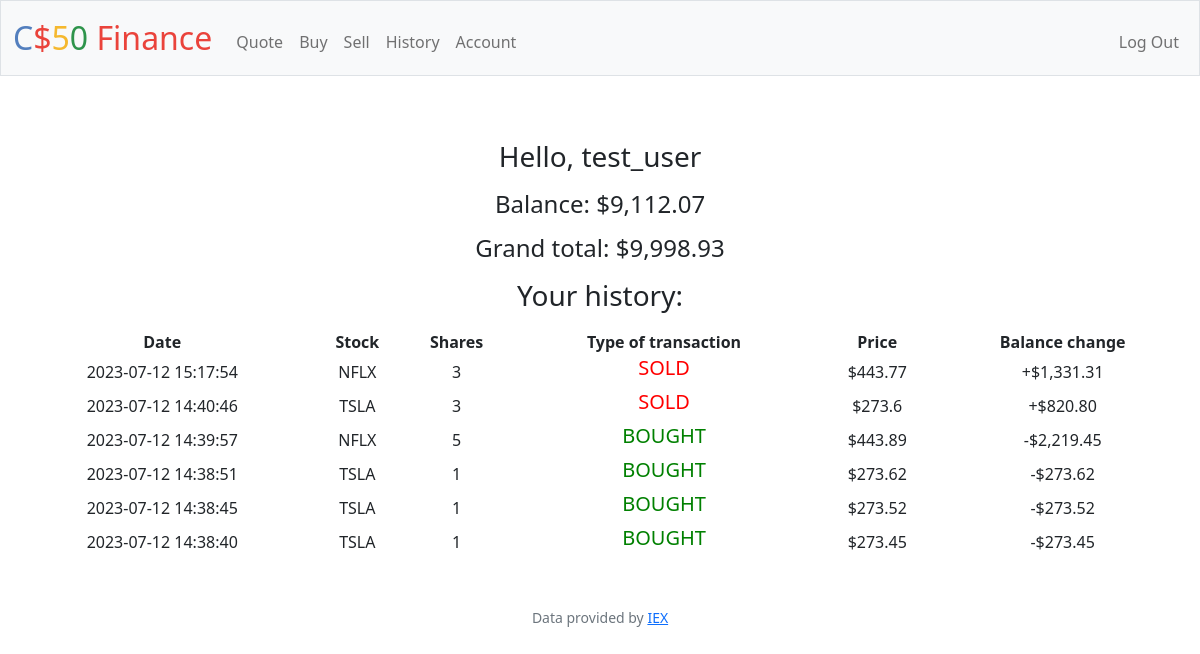
Screenshot of /history (signed in) with the database file from the repository.
### tables this page shows
CREATE TABLE users (id INTEGER PRIMARY KEY AUTOINCREMENT NOT NULL, username TEXT NOT NULL, hash TEXT NOT NULL, cash NUMERIC NOT NULL DEFAULT 10000.00);

CREATE TABLE 'purchases' ('id' INTEGER PRIMARY KEY AUTOINCREMENT NOT NULL, 'user_id' INTEGER NOT NULL, 'symbol' TEXT NOT NULL, 'price' INTEGER NOT NULL, 'shares' INTEGER NOT NULL, 'cost' INTEGER NOT NULL,'date' DATETIME NOT NULL DEFAULT CURRENT_TIMESTAMP  );

### app.py (the view)
@app.route("/history")
@login_required
def history():
    try:
        total = usd(db.execute("SELECT SUM(value) FROM stocks WHERE user_id=?;", session["user_id"])[0]["SUM(value)"] + db.execute("SELECT cash FROM users WHERE id=?;", session["user_id"])[0]["cash"])
    except TypeError:
        total = usd(db.execute("SELECT cash FROM users WHERE id=?;", session["user_id"])[0]["cash"])
    return render_template("history.html",
                           history=db.execute("SELECT * FROM purchases WHERE user_id=? ORDER BY date DESC;",session["user_id"]),
                           username=db.execute("SELECT username FROM users WHERE id=?;", session["user_id"])[0]["username"],
                           balance=usd(db.execute("SELECT cash FROM users WHERE id=?;", session["user_id"])[0]["cash"]),
                           total=total)

### app.py (called while the page is built)
@app.after_request
def after_request(response):
    response.headers["Cache-Control"] = "no-cache, no-store, must-revalidate"
    response.headers["Expires"] = 0
    response.headers["Pragma"] = "no-cache"
    return response

### helpers.py (called while the page is built)
def login_required(f):
    @wraps(f)
    def decorated_function(*args, **kwargs):
        if session.get("user_id") is None:
            return redirect("/login")
        return f(*args, **kwargs)
    return decorated_function

def usd(value):
    return f"${value:,.2f}"

### templates/history.html (shortened to what this page needs)
{% extends "layout.html" %}
{% block main %}
    <div>
        <p><h3>Hello, {{ username }}</h3></p>
        <p><h4>Balance: {{ balance }}</h4></p>
        <p><h4>Grand total: {{ total }}</h4></p>
        <p><h3>Your history: </h3></p>
    </div>
    <div>
        <table class="center" style="width:100%">
            <tr>
                <th>Date</th>
                <th>Stock</th>
                <th>Shares</th>
                <th>Type of transaction</th>
                <th>Price</th>
                <th>Balance change</th>
            </tr>
            {% for row in history: %}
                <tr>
                    <td>{{ row["date"] }}</td>
                    <td>{{ row["symbol"] }}</td>
                    <td>
                        {% if row["shares"] > 0: %}
                            {{ row["shares"] }}
                        {% endif %}
                        {% if row["shares"] < 0: %}
                            {{ (-row["shares"]) }}
                        {% endif %}
                    </td>
                    <td>
                        {% if row["shares"] > 0: %}
                            <h5 style="color:green">BOUGHT</h5>
                        {% endif %}
                        {% if row["shares"] < 0: %}
                            <h5 style="color:red">SOLD</h5>
                        {% endif %}
                    </td>
                    <td>${{ row["price"] }}</td>
                    <td>
                        {% if row["shares"] > 0: %}
                            -{{ (row["shares"] * row["price"]) | usd }}
                        {% endif %}
                        {% if row["shares"] < 0: %}
                            +{{ ((-row["shares"]) * row["price"]) | usd }}
                        {% endif %}
                    </td>
                </tr>
            {% endfor %}
        </table>
    </div>
{% endblock %}

### templates/layout.html (shortened to what this page needs)
<!DOCTYPE html>
<html lang="en">
    <head>
        <link href="https://cdn.jsdelivr.net/npm/bootstrap@5.1.3/dist/css/bootstrap.min.css" rel="stylesheet">
        <link href="/static/styles.css" rel="stylesheet">
    </head>
    <body>
        <nav class="bg-light border navbar navbar-expand-md navbar-light">
            <div class="container-fluid">
                <a class="navbar-brand" href="/"><span class="blue">C</span><span class="red">$</span><span class="yellow">5</span><span class="green">0</span> <span class="red">Finance</span></a>
                <div class="collapse navbar-collapse" id="navbar">
                    {% if session["user_id"] %}
                        <ul class="navbar-nav me-auto mt-2">
                            <li class="nav-item"><a class="nav-link" href="/quote">Quote</a></li>
                            <li class="nav-item"><a class="nav-link" href="/buy">Buy</a></li>
                            <li class="nav-item"><a class="nav-link" href="/sell">Sell</a></li>
                            <li class="nav-item"><a class="nav-link" href="/history">History</a></li>
                            <li class="nav-item"><a class="nav-link" href="/account">Account</a></li>
                        </ul>
                        <ul class="navbar-nav ms-auto mt-2">
                            <li class="nav-item"><a class="nav-link" href="/logout">Log Out</a></li>
                        </ul>
                    {% else %}
                        <ul class="navbar-nav ms-auto mt-2">
                            <li class="nav-item"><a class="nav-link" href="/register">Register</a></li>
                            <li class="nav-item"><a class="nav-link" href="/login">Log In</a></li>
                        </ul>
                    {% endif %}
                </div>
            </div>
        </nav>
        <main class="container-fluid py-5 text-center">
            {% block main %}{% endblock %}
        </main>
        <footer class="mb-5 small text-center text-muted">
            Data provided by <a href="https://iexcloud.io/">IEX</a>
        </footer>
    </body>
</html>

### static/styles.css (style rules this page uses)
nav .navbar-brand { font-size: xx-large; }
nav .navbar-brand .blue { color: #537fbe; }
nav .navbar-brand .red { color: #ea433b; }
nav .navbar-brand .yellow { color: #f5b82e; }
nav .navbar-brand .green { color: #2e944b; }
.center { margin-left: auto; margin-right: auto; }

### rows the page displays
users: username "test_user"
purchases: date "2023-07-12 15:17:54", symbol "NFLX", shares "3", shows "SOLD", price "443.77", ((-row['shares'])*row['price'])|usd "$1,331.31"
purchases: date "2023-07-12 14:40:46", symbol "TSLA", shares "3", shows "SOLD", price "273.6", ((-row['shares'])*row['price'])|usd "$820.80"
purchases: date "2023-07-12 14:39:57", symbol "NFLX", shares "5", shows "BOUGHT", price "443.89", (row['shares']*row['price'])|usd "$2,219.45"
purchases: date "2023-07-12 14:38:51", symbol "TSLA", shares "1", shows "BOUGHT", price "273.62", (row['shares']*row['price'])|usd "$273.62"
purchases: date "2023-07-12 14:38:45", symbol "TSLA", shares "1", shows "BOUGHT", price "273.52", (row['shares']*row['price'])|usd "$273.52"
purchases: date "2023-07-12 14:38:40", symbol "TSLA", shares "1", shows "BOUGHT", price "273.45", (row['shares']*row['price'])|usd "$273.45"

### other values shown
{{ balance }} "$9,112.07"
{{ total }} "$9,998.93"
